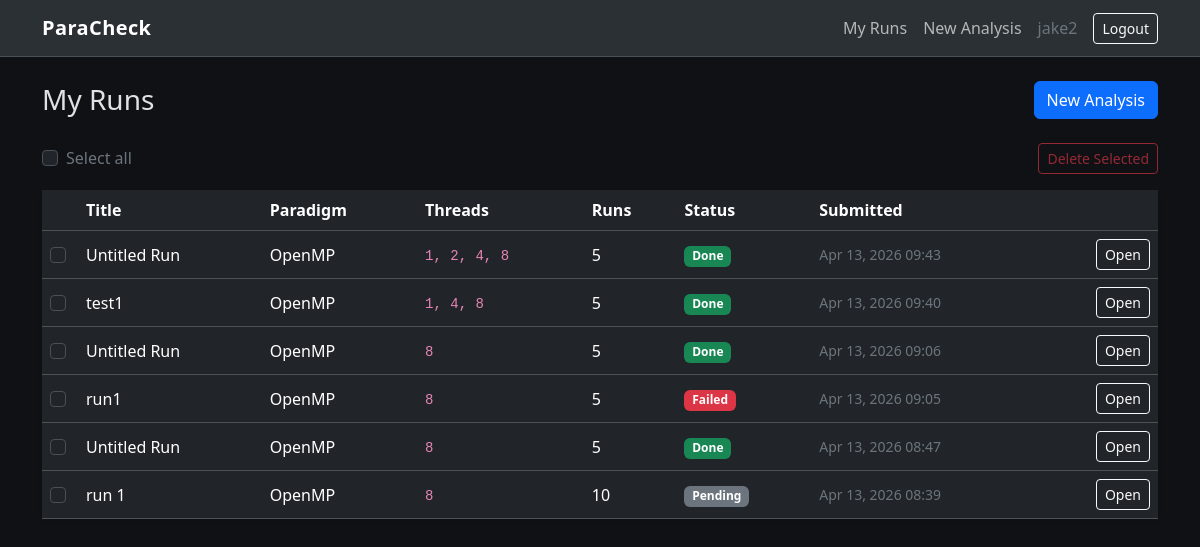
Page /analysis/ (signed in) on the earlier database version.
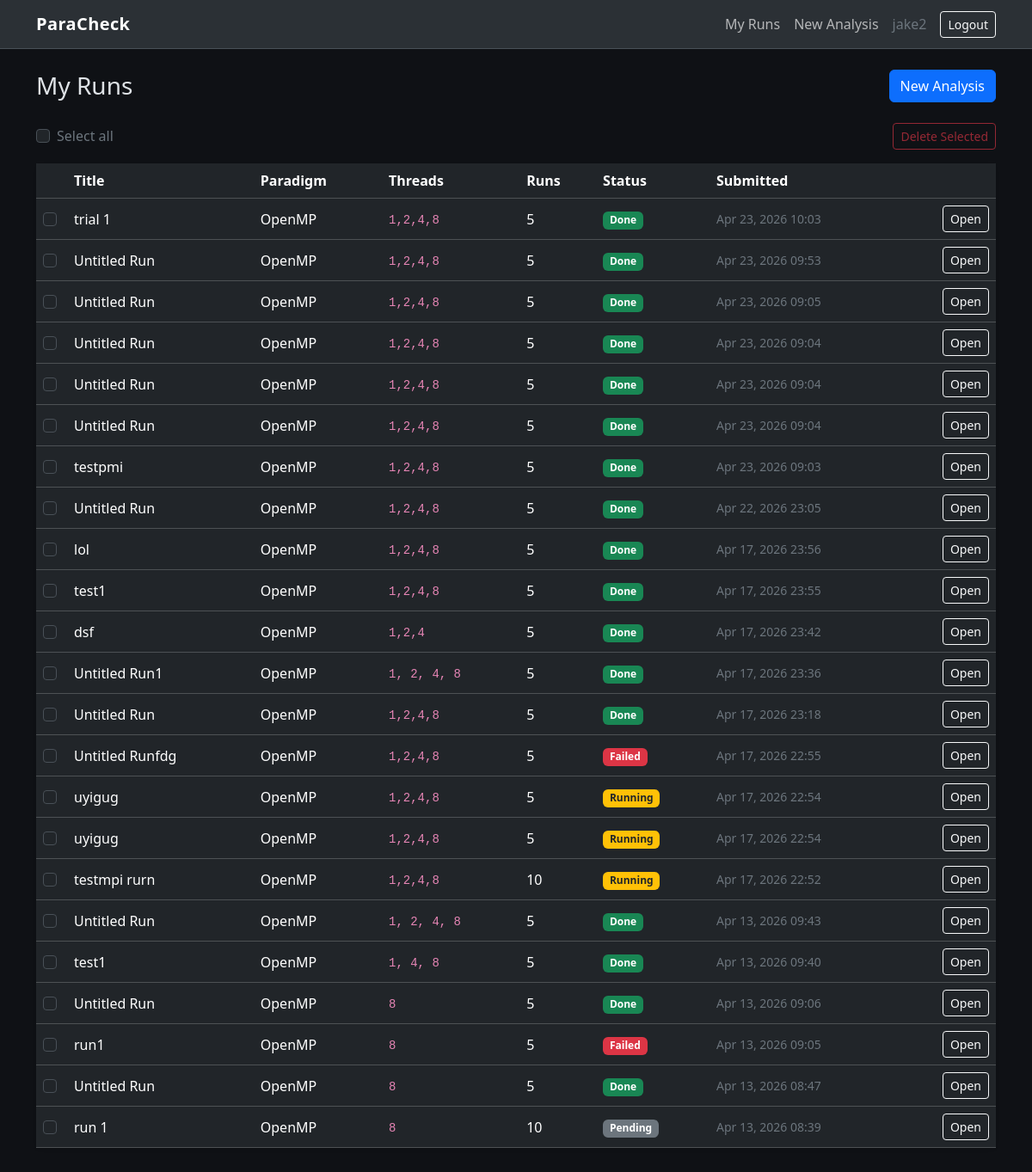
Same page on the later database version.
### analyzer/models.py (models this page shows, shortened)
class AnalysisJob(models.Model):
    STATUS_CHOICES = [
        ('pending', 'Pending'),
        ('running', 'Running'),
        ('done', 'Done'),
        ('failed', 'Failed'),
    ]
    PARADIGM_CHOICES = [
        ('openmp', 'OpenMP'),
        ('mpi', 'MPI'),
        ('pthreads', 'pthreads'),
    ]
    user = models.ForeignKey(User, on_delete=models.CASCADE)
    title = models.CharField(max_length=200, default="Untitled Run")
    uploaded_file = models.FileField(upload_to='uploads/')
    original_filename = models.CharField(max_length=255, blank=True)
    paradigm = models.CharField(max_length=20, choices=PARADIGM_CHOICES, default='openmp')
    threads = models.CharField(max_length=100)
    runs = models.PositiveIntegerField(default=5)
    extra_args = models.CharField(max_length=255, blank=True)
    status = models.CharField(max_length=20, choices=STATUS_CHOICES, default='pending')
    stdout_text = models.TextField(blank=True)
    stderr_text = models.TextField(blank=True)
    csv_file = models.FileField(upload_to='results/csv/', blank=True, null=True)
    report_file = models.FileField(upload_to='results/reports/', blank=True, null=True)
    runtime_plot = models.ImageField(upload_to='results/plots/', blank=True, null=True)
    speedup_plot = models.ImageField(upload_to='results/plots/', blank=True, null=True)
    efficiency_plot = models.ImageField(upload_to='results/plots/', blank=True, null=True)
    projected_runtime_plot = models.ImageField(upload_to='results/plots/', blank=True, null=True)#projected plots added
    projected_speedup_plot = models.ImageField(upload_to='results/plots/', blank=True, null=True)
    projected_efficiency_plot = models.ImageField(upload_to='results/plots/', blank=True, null=True)
    created_at = models.DateTimeField(auto_now_add=True)

### analyzer/views.py (the view)
# urls.py: path('analysis/', views.job_list, name='job_list'),
@login_required
def job_list(request):
    jobs = AnalysisJob.objects.filter(user=request.user).order_by('-created_at')
    return render(request, 'analyzer/job_list.html', {'jobs': jobs})

### analyzer/templates/analyzer/job_list.html (shortened to what this page needs)
{% extends 'analyzer/base.html' %}
{% block content %}
<div class="d-flex justify-content-between align-items-center mb-4">
    <h1 class="h3 mb-0">My Runs</h1>
    <a href="/analysis/new/" class="btn btn-primary">New Analysis</a>
</div>
{% if jobs %}
<form method="post" action="/analysis/delete/" onsubmit="return confirm('Delete the selected runs? This cannot be undone.');">
    <div class="d-flex justify-content-between align-items-center mb-3">
        <div class="form-check">
            <input class="form-check-input" type="checkbox" id="select-all">
            <label class="form-check-label text-secondary" for="select-all">Select all</label>
        </div>
        <button type="submit" class="btn btn-outline-danger btn-sm" id="delete-selected" disabled>
            Delete Selected
        </button>
    </div>
    <div class="card bg-body-tertiary border-0 shadow-sm">
        <div class="table-responsive">
            <table class="table table-dark table-hover align-middle mb-0">
                <thead>
                    <tr>
                        <th scope="col" style="width: 36px;">&nbsp;</th>
                        <th scope="col">Title</th>
                        <th scope="col">Paradigm</th>
                        <th scope="col">Threads</th>
                        <th scope="col">Runs</th>
                        <th scope="col">Status</th>
                        <th scope="col">Submitted</th>
                        <th scope="col" class="text-end">&nbsp;</th>
                    </tr>
                </thead>
                <tbody>
                    {% for job in jobs %}
                    <tr>
                        <td>
                            <input class="form-check-input job-checkbox" type="checkbox" name="job_ids" value="{{ job.id }}">
                        </td>
                        <td class="fw-medium">{{ job.title }}</td>
                        <td>{{ job.get_paradigm_display }}</td>
                        <td><code>{{ job.threads }}</code></td>
                        <td>{{ job.runs }}</td>
                        <td>
                            {% if job.status == 'done' %}
                                <span class="badge bg-success">Done</span>
                            {% elif job.status == 'failed' %}
                                <span class="badge bg-danger">Failed</span>
                            {% elif job.status == 'running' %}
                                <span class="badge bg-warning text-dark">Running</span>
                            {% else %}
                                <span class="badge bg-secondary">{{ job.get_status_display }}</span>
                            {% endif %}
                        </td>
                        <td class="text-secondary small">{{ job.created_at|date:"M j, Y H:i" }}</td>
                        <td class="text-end">
                            <a href="/analysis/{{ job.id }}/" class="btn btn-outline-light btn-sm">Open</a>
                        </td>
                    </tr>
                    {% endfor %}
                </tbody>
            </table>
        </div>
    </div>
</form>
{% endif %}
{% endblock %}

Differences in the rows shown:
added AnalysisJob: title "trial 1", paradigm "OpenMP", threads "1,2,4,8", runs "5", status "Done", created_at "Apr 23, 2026 10:03"
added AnalysisJob: title "Untitled Run", paradigm "OpenMP", threads "1,2,4,8", runs "5", status "Done", created_at "Apr 23, 2026 09:53"
added AnalysisJob: title "Untitled Run", paradigm "OpenMP", threads "1,2,4,8", runs "5", status "Done", created_at "Apr 23, 2026 09:05"
added AnalysisJob: title "Untitled Run", paradigm "OpenMP", threads "1,2,4,8", runs "5", status "Done", created_at "Apr 23, 2026 09:04"
added AnalysisJob: title "Untitled Run", paradigm "OpenMP", threads "1,2,4,8", runs "5", status "Done", created_at "Apr 23, 2026 09:04"
added AnalysisJob: title "Untitled Run", paradigm "OpenMP", threads "1,2,4,8", runs "5", status "Done", created_at "Apr 23, 2026 09:04"
added AnalysisJob: title "testpmi", paradigm "OpenMP", threads "1,2,4,8", runs "5", status "Done", created_at "Apr 23, 2026 09:03"
added AnalysisJob: title "Untitled Run", paradigm "OpenMP", threads "1,2,4,8", runs "5", status "Done", created_at "Apr 22, 2026 23:05"
added AnalysisJob: title "lol", paradigm "OpenMP", threads "1,2,4,8", runs "5", status "Done", created_at "Apr 17, 2026 23:56"
added AnalysisJob: title "test1", paradigm "OpenMP", threads "1,2,4,8", runs "5", status "Done", created_at "Apr 17, 2026 23:55"
added AnalysisJob: title "dsf", paradigm "OpenMP", threads "1,2,4", runs "5", status "Done", created_at "Apr 17, 2026 23:42"
added AnalysisJob: title "Untitled Run1", paradigm "OpenMP", threads "1, 2, 4, 8", runs "5", status "Done", created_at "Apr 17, 2026 23:36"
added AnalysisJob: title "Untitled Run", paradigm "OpenMP", threads "1,2,4,8", runs "5", status "Done", created_at "Apr 17, 2026 23:18"
added AnalysisJob: title "Untitled Runfdg", paradigm "OpenMP", threads "1,2,4,8", runs "5", status "Failed", created_at "Apr 17, 2026 22:55"
added AnalysisJob: title "uyigug", paradigm "OpenMP", threads "1,2,4,8", runs "5", status "Running", created_at "Apr 17, 2026 22:54"
added AnalysisJob: title "uyigug", paradigm "OpenMP", threads "1,2,4,8", runs "5", status "Running", created_at "Apr 17, 2026 22:54"
added AnalysisJob: title "testmpi rurn", paradigm "OpenMP", threads "1,2,4,8", runs "10", status "Running", created_at "Apr 17, 2026 22:52"
